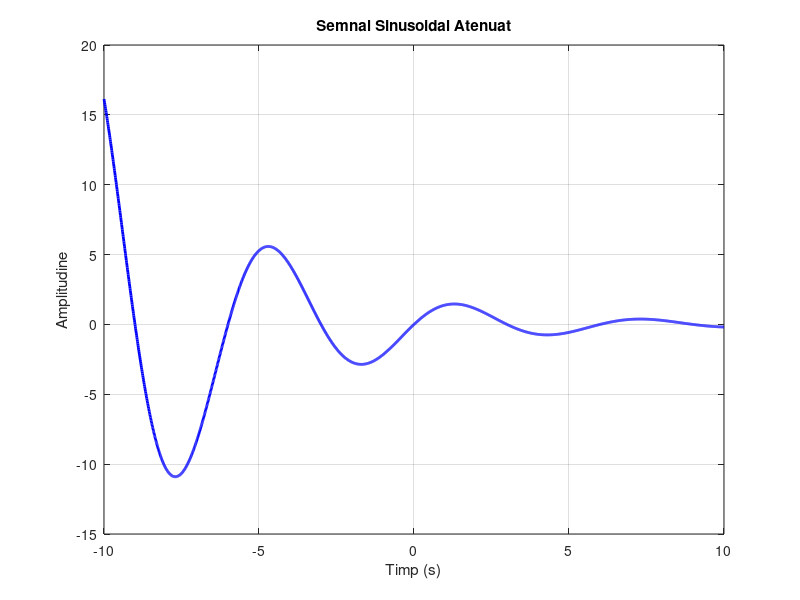

The MATLAB source for this figure:
% Definirea intervalului de timp
t = -10:0.01:10; % De la -10 la 10 secunde, cu un pas de eșantionare de 0.01 secunde

% Definirea expresiei semnalului sinusoidal
A = 2; % Amplitudinea semnalului
f = 1/6; % Frecvența semnalului (1 perioadă la fiecare 6 secunde)
omega = 2*pi*f; % Pulsatia semnalului
semnal_sinusoidal = A * sin(omega * t);

% Definirea expresiei semnalului exponențial atenuator
B = 1; % Amplitudinea exponențialului
r = 0.8; % Rata de decădere exponențială
exponetial_atenuator = B * r .^ t;

% Calculul semnalului sinusoidal atenuat
semnal_sinusoidal_atenuat = semnal_sinusoidal .* exponetial_atenuator;

% Afișarea semnalului sinusoidal atenuat
plot(t, semnal_sinusoidal_atenuat, 'b', 'LineWidth', 2);
xlabel('Timp (s)');
ylabel('Amplitudine');
title('Semnal Sinusoidal Atenuat');
grid on;
